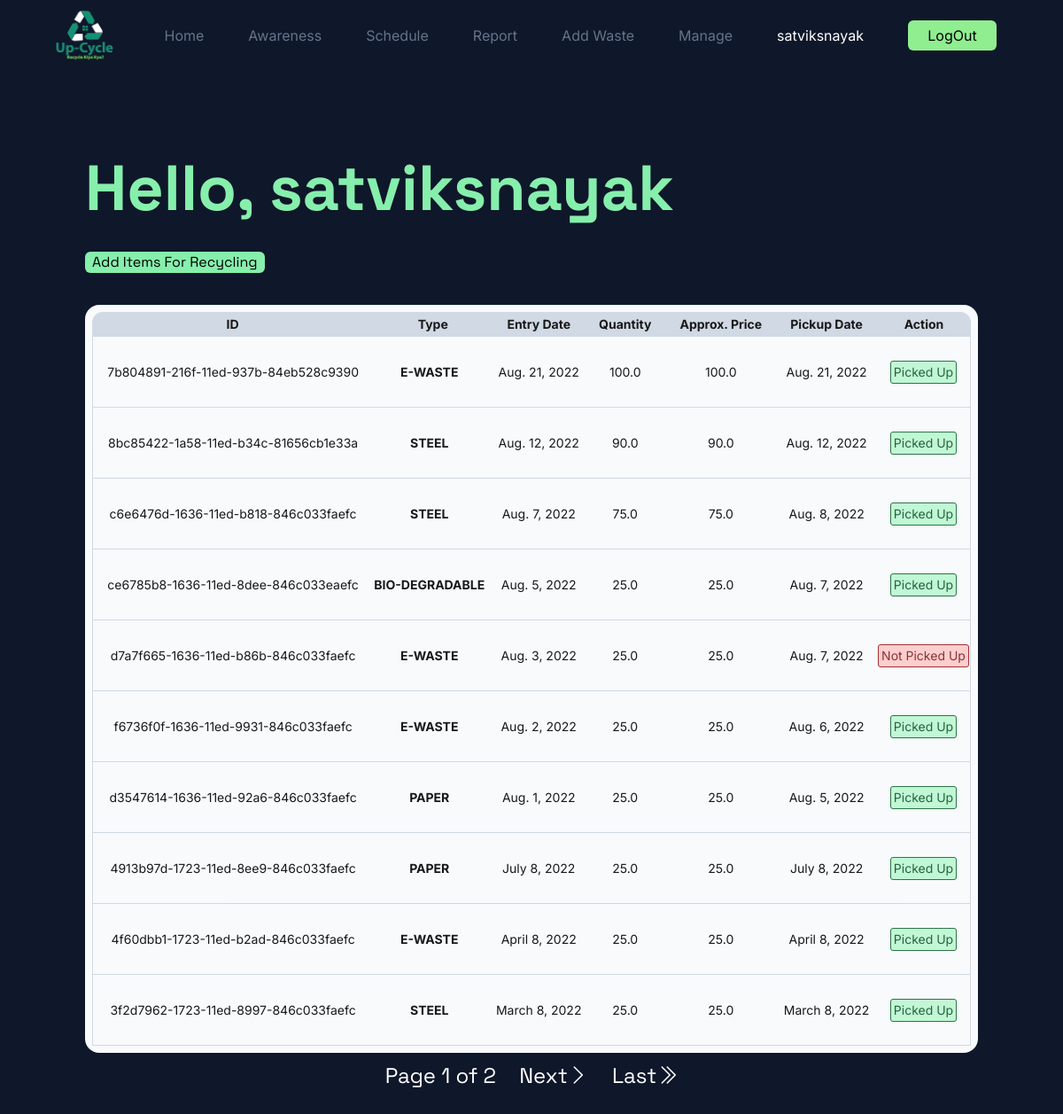
/addWaste/ (signed in), run on the app's committed database.
### App/models.py (models this page shows, shortened)
class Profile(models.Model):
    user = models.OneToOneField(User,on_delete=models.CASCADE,null=True)
    name = models.CharField(max_length=50)
    about = models.TextField(blank=True,null=True)
    profile_pic = models.ImageField(default='avatar.png',upload_to='Profile')
    location = models.CharField(max_length=50,blank=True,null=True)
    street = models.CharField(max_length=50,blank=True,null=True)
    city = models.CharField(max_length=30,blank=True,null=True)
    state = models.CharField(max_length=30,blank=True,null=True)
    phone = PhoneNumberField(blank=True,null=True)
    is_email_verified = models.BooleanField(default=False)

class Waste(models.Model):
    class Types(models.TextChoices):
        STEEL = "STEEL","Steel"
        BIODEGRADABLE = "BIO-DEGRADABLE","Bio-Degradable"
        PAPER = "PAPER","Paper"
        EWASTE = "E-WASTE","E-Waste"
    id = models.CharField(primary_key=True,unique=True,max_length=40)
    recycler = models.ForeignKey(User,on_delete=models.SET_NULL,null=True,blank=True,related_name='recycler')
    company = models.ForeignKey(User,on_delete=models.SET_NULL,null=True,blank=True,related_name='company')
    employee = models.ForeignKey(User,on_delete=models.SET_NULL,null=True,blank=True,related_name='employee')
    entry_date = models.DateField(null=True,blank=True)
    pickup_date = models.DateField(null=True,blank=True)
    dropdown_date = models.DateField(null=True,blank=True)
    weight = models.FloatField(null=True,blank=True)
    price = models.FloatField(null=True,blank=True)
    type = models.CharField(_("Types"),max_length=50,choices=Types.choices)
    pickup_done = models.BooleanField(default=False)
    dropdown_done = models.BooleanField(default=False)

### App/decorators.py (the view)
        def wrappper_func(request,*args,**kwargs):
            group = None
            if request.user.groups.exists():
                group = request.user.groups.all()[0].name
            if group in allowed_roles:
                return view_func(request,*args,**kwargs)
            else:
                return HttpResponse('You are not authorised to view this page!!')

### App/functions.py (called while the page is built)
def grouplist(user):
    groups = []
    if user.groups.exists():
        for i in range(len(user.groups.all())):
            groups.append(user.groups.all()[i].name)
    return groups

### App/views.py (called while the page is built, shortened)
@login_required(login_url='login')
@allowed_user(allowed_roles=['admin','Company'])
def addWaste(request):
    groups = grouplist(request.user)
    sub = Subscription.objects.filter(name = request.user).first()
    if not sub.paid:
        return redirect('subscriptions')
    user = User.objects.get(username = request.user.username)
    all_wastes = Waste.objects.filter(company = user).order_by('-entry_date')
    W = Paginator(all_wastes,10)
    wastes = W.get_page(request.GET.get('page'))
    addWasteForm = AddWasteForm()
    uid = uuid.uuid1()
    date = str(datetime.date(datetime.now()))
    context = {'groups':groups,'addWasteForm':addWasteForm,'wastes':wastes,'uuid':uid,'date':date}
    return render(request,'App/tables/wasteprod.html',context)

### App/templates/App/tables/wasteprod.html (shortened to what this page needs)
<!DOCTYPE html>
<html lang="en">
<head>
</head>
{% extends 'App/base.html' %}
{%load static%}
    {% block content %}
    <div class="content bg-slate-900 min-h-screen p-5 md:p-10 lg:p-24">
        <div class="min-w-full font-space mr-2 flex flex-col w-full lg:w-4/5">
            <h1 class="text-green-300 text-3xl md:text-5xl lg:text-7xl font-bold mr-2 ">Hello, {{user.profile.name}}</h1>
            <button type="button" class="closeAddWaste my-9 w-fit bg-green-300 px-2 rounded-md">Add Items For Recycling</button>
        </div>
        <div class="Table w-full lg:min-w-4/5 p-1 lg:p-2 bg-slate-50 rounded-2xl overflow-auto lg:overflow-hidden">
            <table class="relative border-separate border-spacing-0 table-auto min-w-full bg-slate-50 text-xs lg:text-sm opacity-90 text-center font-inter mr-2">
                <thead class="bg-slate-300">
                    <tr>
                        <th class="rounded-tl-xl px-4 py-1 w-min md:w-max">ID</th>
                        <th class="px-4 py-1">Type</th>
                        <th class="px-4 py-1">Entry Date</th>
                        <th class="px-4 py-1">Quantity</th>
                        <th class="px-4 py-1">Approx. Price</th>
                        <th class="px-4 py-1">Pickup Date</th>
                        <th class="rounded-tr-xl px-4 py-1">Action</th>
                    </tr>
                </thead>
                <tbody>
                    {% for waste in wastes %}
                    <tr>
                        <td class="place-content-center px-4 py-1 border-b border-slate-300 border-l flex items-center h-20 w-min md:w-full">{{waste.id}}</td>
                        <td class="border-b border-slate-300 h-20 w-max"><div class="font-bold mr-2">{{waste.type}}</div></td>
                        <td class="border-b border-slate-300 h-20 w-max">{{waste.entry_date}}</td>
                        <td class="border-b border-slate-300 h-20 w-max">{{waste.weight}}</td>
                        <td class="border-b border-slate-300 h-20 w-max">{{waste.weight}}</td>
                        <td class="border-b border-slate-300 h-20 w-max">{{waste.pickup_date}}</td>
                        <td class="border-b border-slate-300 h-20 w-max border-r">
                            {% if waste.pickup_done %}
                            <button type="button" disabled class="bg-green-200 border-[1px] border-green-800 text-green-900 rounded-[3px] px-[3px] py-[2px] my-[3px] w-max" >Picked Up</button>
                            {% else %}
                            <button type="button" disabled class="bg-red-200 border-[1px] border-red-800 text-red-900 rounded-[3px] px-[3px] py-[2px] my-[3px] w-max" >Not Picked Up</button>
                            {% endif %}
                        </td>
                    </tr>
                    {% endfor %}
                </tbody>
            </table>
        </div>
        <div class="w-full text-[1rem] h-5 text-center text-white text-lg md:text-xl lg:text-2xl font-space">
            <button class="p-[5px] m-[5px]" type="button">Page {{wastes.number}} of {{wastes.paginator.num_pages}}</button>
            {% if wastes.has_next %}
            <button class="p-[5px] m-[5px]" type="button"><a href="?page={{wastes.next_page_number}}">Next<i class="bi bi-chevron-right"></i></a></button>
            <button class="p-[5px] m-[5px]" type="button"><a href="?page={{wastes.paginator.num_pages}}">Last<i class="bi bi-chevron-double-right"></i></a></button>
            {% endif %}
        </div>
    </div>
    {% endblock %}

### App/templates/App/base.html (shortened to what this page needs)
{% load static %}
<!DOCTYPE html>
<html lang="en">
<head>
    <link rel="stylesheet" href="{% static '/CSS/base.css' %}">
    <link rel="stylesheet" href="https://cdn.jsdelivr.net/npm/bootstrap-icons@1.8.3/font/bootstrap-icons.css">
    <script src="https://cdn.tailwindcss.com"></script>
</head>
<body>
  <nav class="flex h-[5rem] w-full z-[910] sticky top-0 bg-slate-900 text-white font-inter">
    <div class="my-auto px-[50px] justify-between flex align-center w-full">
        <a href="" class="text-lg my-auto"><img src="{% static '/IMGS/logo.png' %}" class="h-[5rem]" alt="" height="50" width="90" style="padding:12px"></a>
        <ul class="toggle transition ease-in-out duration-[1s] md:w-auto w-[150px] flex flex-col fixed right-0 top-[5rem] h-screen md:h-auto md:static md:flex-row bg-slate-900 md:translate-x-0 md:transition-none translate-x-[150px]">
            <li class="md:mx-[25px] mx-auto my-[15px] md:my-auto"><a class="text-slate-500  hover:text-white transition-all ease-in-out delay-200" href="/">Home</a></li>
            <li class="md:mx-[25px] mx-auto my-[15px] md:my-auto"><a class="text-slate-500 hover:text-white transition-all ease-in-out delay-200" href="/awareness/">Awareness</a></li>
            {% if user.is_authenticated %}
            {% if 'Recycler' in groups %}
            <li class="md:mx-[25px] mx-auto my-[15px] md:my-auto"><a class="text-slate-500 hover:text-white transition-all ease-in-out delay-200" href="/schedule/">Schedule</a></li>
            {% endif %}
            {% if 'Employee' in groups %}
            <li class="md:mx-[25px] mx-auto my-[15px] md:my-auto"><a class="text-slate-500 hover:text-white transition-all ease-in-out delay-200" href="/report/">Report</a></li>
            {% endif %}
            {% if 'Company' in groups %}
            <li class="md:mx-[25px] mx-auto my-[15px] md:my-auto"><a class="text-slate-500 hover:text-white transition-all ease-in-out delay-200" href="/addWaste/">Add Waste</a></li>
            {% endif %}
            {% if 'Manager' in groups %}
            <li class="md:mx-[25px] mx-auto my-[15px] md:my-auto"><a class="text-slate-500 hover:text-white transition-all ease-in-out delay-200" href="/manage/">Manage</a></li>
            {% endif %}
            <li class="md:mx-[25px] mx-auto my-[15px] md:my-auto"><a class="text-white" href="/User/Profile/">{{user.username}}</a></li>
            <li class="md:mx-[25px] mx-auto my-[15px] md:my-auto"><a href="/logout/"><button class="w-[100px] p-[5px] bg-lightgreen rounded-md text-black" type="button">LogOut</button></a></li>
            {% endif %}
        </ul>
    </div>
  </nav>
    {% block content %}
    {% endblock %}
</body>
</html>

### data on the page
Waste: id "7b804891-216f-11ed-937b-84eb528c9390", type "E-WASTE", entry_date "Aug. 21, 2022", weight "100.0", pickup_date "Aug. 21, 2022", pickup_done "Picked Up"
Waste: id "8bc85422-1a58-11ed-b34c-81656cb1e33a", type "STEEL", entry_date "Aug. 12, 2022", weight "90.0", pickup_date "Aug. 12, 2022", pickup_done "Picked Up"
Waste: id "c6e6476d-1636-11ed-b818-846c033faefc", type "STEEL", entry_date "Aug. 7, 2022", weight "75.0", pickup_date "Aug. 8, 2022", pickup_done "Picked Up"
Waste: id "ce6785b8-1636-11ed-8dee-846c033eaefc", type "BIO-DEGRADABLE", entry_date "Aug. 5, 2022", weight "25.0", pickup_date "Aug. 7, 2022", pickup_done "Picked Up"
Waste: id "d7a7f665-1636-11ed-b86b-846c033faefc", type "E-WASTE", entry_date "Aug. 3, 2022", weight "25.0", pickup_date "Aug. 7, 2022", pickup_done "Not Picked Up"
Waste: id "f6736f0f-1636-11ed-9931-846c033faefc", type "E-WASTE", entry_date "Aug. 2, 2022", weight "25.0", pickup_date "Aug. 6, 2022", pickup_done "Picked Up"
Waste: id "d3547614-1636-11ed-92a6-846c033faefc", type "PAPER", entry_date "Aug. 1, 2022", weight "25.0", pickup_date "Aug. 5, 2022", pickup_done "Picked Up"
Waste: id "4913b97d-1723-11ed-8ee9-846c033faefc", type "PAPER", entry_date "July 8, 2022", weight "25.0", pickup_date "July 8, 2022", pickup_done "Picked Up"
Waste: id "4f60dbb1-1723-11ed-b2ad-846c033faefc", type "E-WASTE", entry_date "April 8, 2022", weight "25.0", pickup_date "April 8, 2022", pickup_done "Picked Up"
Waste: id "3f2d7962-1723-11ed-8997-846c033faefc", type "STEEL", entry_date "March 8, 2022", weight "25.0", pickup_date "March 8, 2022", pickup_done "Picked Up"

### other printed values
{{ user.username }} "satviksnayak"
{{ user.profile.name }} "satviksnayak"
{{ wastes.number }} "1"
{{ wastes.paginator.num_pages }} "2"
